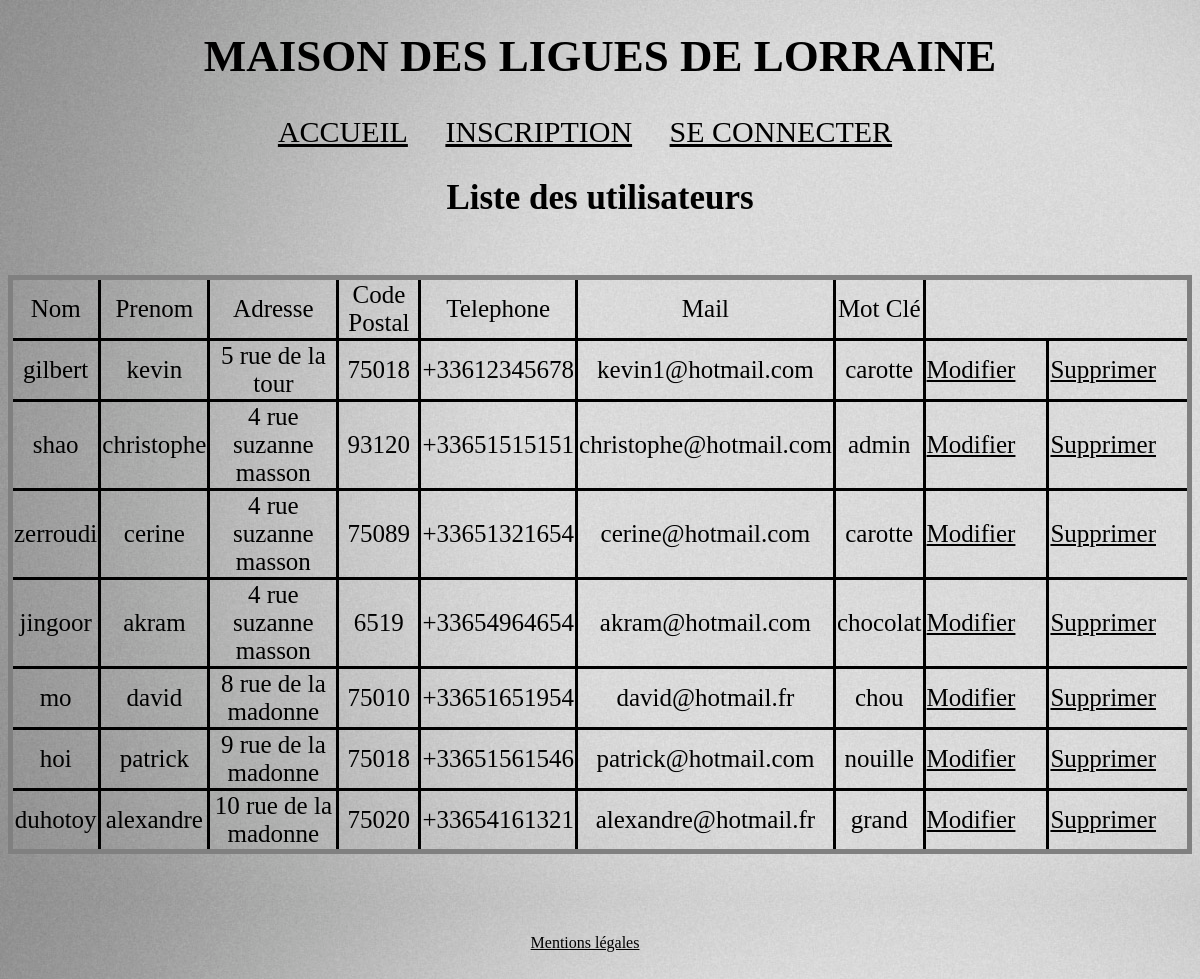
Screenshot of /liste-utilisateur.php with the database file from the repository.
### tables this page shows
CREATE TABLE UTILISATEUR
(id_uti int(5) NOT NULL AUTO_INCREMENT,
identifiant varchar(25) NOT NULL,
mdp int(10) NOT NULL,
nom varchar(25),
prenom varchar(25),
adresse varchar(25),
cp int(5),
tel int(10),
mail varchar(50),
statut int(1),
motcle varchar(20),
constraint pk_uti primary key(id_uti));

### liste-utilisateur.php (the view, shortened to what this page needs)
<!DOCTYPE html>
<html>
	   <head>
		<link rel="stylesheet" href="moncss.css" />
	<h1> MAISON DES LIGUES DE LORRAINE </h1>
	</head>
	<?php include("menu.php");
          include("connection.php");?>
	<body>
		<h2> Liste des utilisateurs </h2><br/>
		<table>
		<?php
		$req = $bdd->query('SELECT * FROM UTILISATEUR WHERE statut = 1');
		?>
		<tr>
			<td>Nom</td>
			<td>Prenom</td>
			<td>Adresse</td>
			<td>Code Postal</td>
			<td>Telephone</td>
			<td>Mail</td>
			<td>Mot Clé</td>
		</tr>
		<?php
		while($donnees = $req->fetch())
		{
			echo '<tr>
					<td>'.$donnees['nom'].'</td>
					<td>'.$donnees['prenom'].'</td>
					<td>'.$donnees['adresse'].'</td>
					<td>'.$donnees['cp'].'</td>
					<td>+33'.$donnees['tel'].'</td>
					<td>'.$donnees['mail'].'</td>
					<td>'.$donnees['motcle'].'</td>
					<td><a href = "modifier-profil.php?id_uti='.$donnees['id_uti'].'">Modifier</a></td>
					<td><a href = "supprimer-profil.php?id_uti='.$donnees['id_uti'].'">Supprimer</a></td>
				  </tr>';
		}
		?>
		</table>
	</body>
    <?php include("footer.php"); ?>
</html>

### menu.php
<nav>
	<?php
	if(isset($_SESSION['nom']) && isset($_SESSION['prenom']))
	{
		if($_SESSION['nom'] == 'shao' && $_SESSION['prenom'] == 'christophe')
		{
		echo'
			<a href="index.php">ACCUEIL</a>
			<a href="reservation-encours.php">LES RESERVATIONS VALIDES</a>
			<a href="reservation-attente.php">RESERVATIONS EN ATTENTES</a>
			<a href="inscription-attente.php">INSCRIPTIONS EN ATTENTES</a>
			<a href="liste-utilisateur.php">LISTE DES UTILISATEURS</a>
			<a href="page-deco.php">SE DECONNECTER</a> ';
		}
		else
		{
			echo'
				<a href="index.php">ACCUEIL</a>
				<a href="reservation-encours.php">LES RESERVATIONS VALIDES</a>
				<a href="reservation-attente.php">RESERVATIONS EN ATTENTES</a>
				<a href="reserver.php">RESERVER</a>
				<a href="modifier-mdp.php">MODIFIER MDP</a>
				<a href="page-deco.php">SE DECONNECTER</a> ';
		}
	}
	else
	{
		echo'
			<a href="index.php">ACCUEIL</a>
			<a href="inscription.php">INSCRIPTION</a>
			<a href="page-connection.php">SE CONNECTER</a> ';
	}
	?>
</nav>

### footer.php
	<footer>
		<a href="mentions_legales.php">Mentions légales</a>
</footer>

### moncss.css (style rules this page uses)
html { background-image: url(photo/Fond.jpg); }
body { text-align: center; }
table { margin : 10px auto auto auto; border-width:5px; border-style:solid; border-collapse: collapse; }
td { border-style:solid; font-size: 25px; border-color: black; }
footer { text-align: center; margin-top: 50px; padding-top: 30px; padding-bottom: 20px; }
h1 { color: black; text-align: center; height: 55px; font-size: 45px; }
h2 { color:black; text-align: center; height: 40px; font-size: 35px; }
nav { text-align: center; font-size: 30px; }
a { color: #000000; font-family: Maiandra GD; margin-right: 30px; }

### rows the page displays
utilisateur: nom "gilbert", prenom "kevin", adresse "5 rue de la tour", cp "75018", tel "612345678", mail "kevin1@hotmail.com", motcle "carotte"
utilisateur: nom "shao", prenom "christophe", adresse "4 rue suzanne masson", cp "93120", tel "651515151", mail "christophe@hotmail.com", motcle "admin"
utilisateur: nom "zerroudi", prenom "cerine", adresse "4 rue suzanne masson", cp "75089", tel "651321654", mail "cerine@hotmail.com", motcle "carotte"
utilisateur: nom "jingoor", prenom "akram", adresse "4 rue suzanne masson", cp "6519", tel "654964654", mail "akram@hotmail.com", motcle "chocolat"
utilisateur: nom "mo", prenom "david", adresse "8 rue de la madonne", cp "75010", tel "651651954", mail "david@hotmail.fr", motcle "chou"
utilisateur: nom "hoi", prenom "patrick", adresse "9 rue de la madonne", cp "75018", tel "651561546", mail "patrick@hotmail.com", motcle "nouille"
utilisateur: nom "duhotoy", prenom "alexandre", adresse "10 rue de la madonne", cp "75020", tel "654161321", mail "alexandre@hotmail.fr", motcle "grand"
